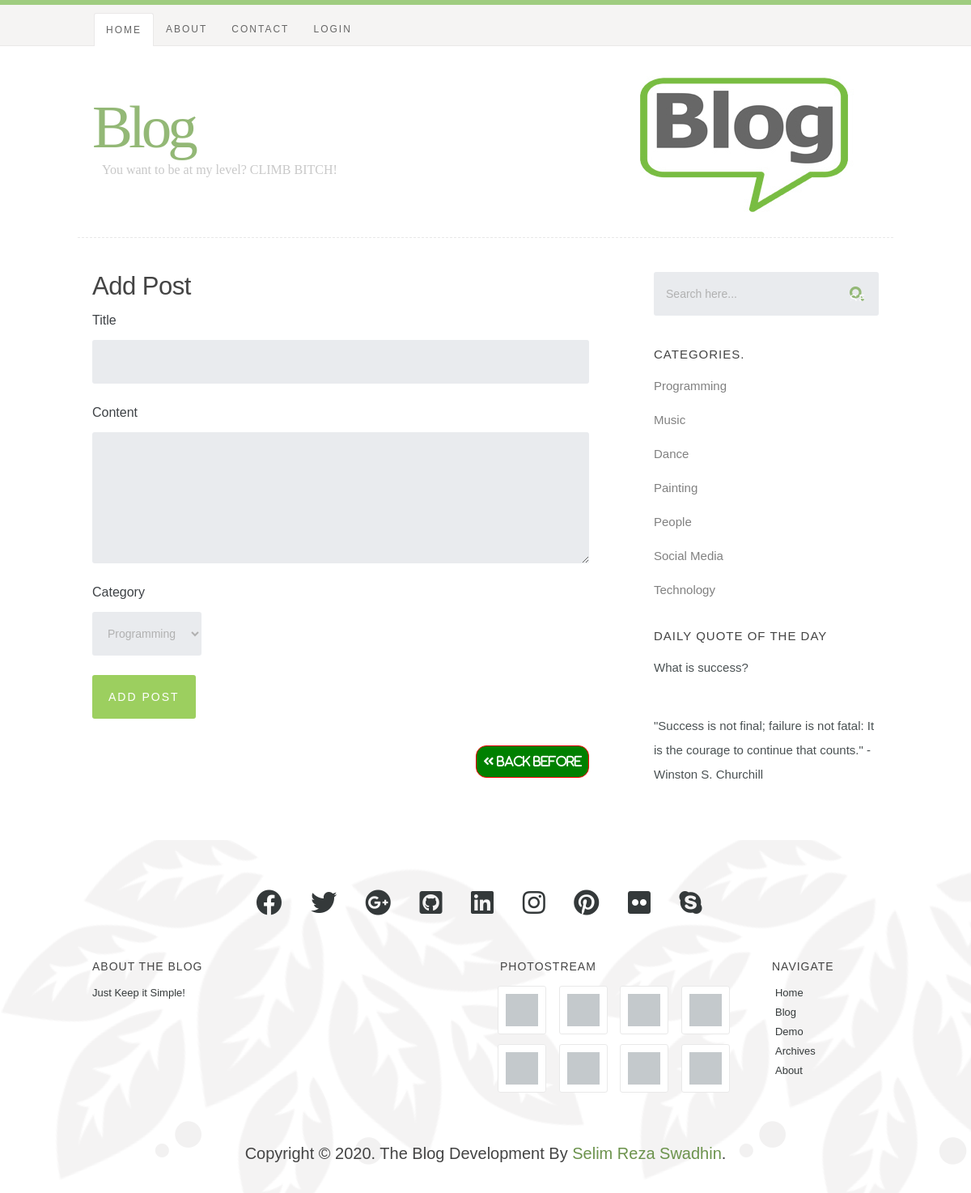
/add_post.php, run on the app's committed database.
### tables this page shows
CREATE TABLE `categories` (
  `id` int(3) NOT NULL,
  `name` text NOT NULL
);

### resources/functions/blog.php (called while the page is built, shortened)
<?php
function get_categories($id = null){
   $categories = array();
    $conn = mysqli_connect(DB_HOST,DB_USER,DB_PASS,DB_NAME);
   $query = mysqli_query($conn, "SELECT `id`,`name` FROM `categories` LIMIT 7");
   while($row = mysqli_fetch_assoc($query)){
    $categories[] = $row;
   }
   return $categories;
}

### add_post.php (the view, shortened to what this page needs)
<?php require_once 'header.php'; ?>
    <div id="content-wrap">
        <div class="row">
            <div id="main" class="eight columns">
                <article class="entry">
                    <header class="entry-header">
                        <h2 class="entry-title">
                            <h2>Add Post</h2>
                        </h2>
                        <div class="entry-meta">
                            <form action='' method='post'>
                                <div>
                                    <label for='title'>Title</label>
                                    <input type='text' name='title' size="80"/>
                                </div>
                                <div>
                                    <label for='contents'>Content</label>
                                    <textarea name='contents' cols=80
                                              rows=10></textarea>
                                </div>
                                <div>
                                    <label for='category'>Category</label>
                                    <select name='cat_id'>
                                        <?php
                                        foreach (get_categories() as $category) {
                                            ?>
                                            <option value='<?= $category['id'] ?>'><?= $category['name'] ?></option>
                                            <?php
                                        }
                                        ?>
                                    </select>
                                </div>
                                <p><input type='submit' value='Add Post'/></p>
                            </form>
                        </div>
                    </header>
                    <a class="read" href="admin.php"><i class="fas fa-angle-double-left"> Back Before</i></a>
                </article>
            </div>
            <?php require_once 'sidebar.php'; ?>
        </div>
    </div>
<?php require_once 'footer.php'; ?>

### sidebar.php (shortened to what this page needs)
<div id="sidebar" class="four columns">
    <div class="widget widget_search">
        <form action="search.php" method="get">
            <input type="text" name="search" value="Search here..."
                   onblur="if(this.value == '') { this.value = 'Search here...'; }"
                   onfocus="if (this.value == 'Search here...') { this.value = ''; }" class="text-search">
            <input type="submit" value="Search" class="submit-search">
        </form>
    </div>
    <div class="widget widget_categories group">
        <h3>Categories.</h3>
        <?php
        foreach (get_categories() as $category){
        ?>
        <p><a href="manage_category.php?id=<?= $category['id']; ?>"><?= $category['name']; ?></a>
            <?php
            }
            ?>
    </div>
    <div class="widget widget_text group">
        <h3>Daily Quote of the Day</h3>
        <p>What is success?</p><br/>
        <p>"Success is not final; failure is not fatal: It is the courage to continue that counts." -
            Winston S. Churchill</p>
    </div>
</div>

### css/default.css (style rules this page uses)
html, body, div, span, object, iframe, h1, h2, h3, h4, h5, h6, p, blockquote, pre, abbr, address, cite, code, del, dfn, em, img, ins, kbd, q, samp, small, strong, sub, sup, var, b, i, dl, dt, dd, ol, ul, li, fieldset, form, label, legend, table, caption, tbody, tfoot, thead, tr, th, td, article, aside, canvas, details, figcaption, figure, footer, header, hgroup, menu, nav, section, summary, time, mark, audio, video { margin: 0; padding: 0; border: 0; outline: 0; font-size: 100%; vertical-align: baseline; background: transparent; }
article,aside,details,figcaption,figure, footer,header,hgroup,menu,nav,section { display: block; }
*, *:before, *:after { -moz-box-sizing: border-box; -webkit-box-sizing: border-box; box-sizing: border-box; }
html { font-size: 62.5%; }
body { background: #fff; font-family: 'merriweather-regular', sans-serif; font-weight: normal; font-size: 15px; line-height: 30px; color: #4A5153; -webkit-font-smoothing: antialiased; -webkit-text-size-adjust: 100%; }
h1, h2, h3, h4, h5, h6 { color: #444; font-family: 'opensans-semibold', sans-serif; font-weight: normal; text-rendering: optimizeLegibility; }
h2 { font-size: 28px; line-height: 36px; margin-bottom: 6px; }
h3 { font-size: 22px; line-height: 30px; margin-bottom: 12px; }
p { margin: 0 0 30px 0; }
a, a:visited { text-decoration: none; outline: 0; color:grey; -webkit-transition: color .3s ease-in-out; -moz-transition: color .3s ease-in-out; -o-transition: color .3s ease-in-out; transition: color .3s ease-in-out; }
p a, p a:visited { line-height: inherit; }
.button, .button:visited, button, input[type="submit"], input[type="reset"], input[type="button"] { font: 14px/30px 'opensans-bold', sans-serif; background: #9CCF5F; color: #fff; display: inline-block; text-decoration: none; padding: 12px 20px; margin-bottom: 18px; border: none; cursor: pointer; height: auto; text-transform: uppercase; letter-spacing: 2px; text-align: center; -webkit-transition: all .2s ease-in-out; -moz-transition: all .2s ease-in-out; -o-transition: all .2s ease-in-out; -ms-transition: all .2s ease-in-out; transition: all .2s ease-in-out; border-radius: 3px; }
form { margin-bottom: 24px; }
input, button { -webkit-font-smoothing: antialiased; }
input[type="text"], input[type="password"], input[type="email"], textarea, select { display: block; padding: 12px 15px; margin: 0 0 24px 0; border: 0; outline: none; vertical-align: middle; max-width: 100%; background: #E9EBEE; color: #B1B1B1; font-family: 'opensans-regular', sans-serif; font-size: 14px; line-height: 30px; height: 54px; border-radius: 3px; }
textarea { min-height: 162px; }
label, legend { font: 16px/24px 'opensans-bold', sans-serif; margin: 12px 0; color: #3d4145; display: block; }
.row { width: 94%; max-width: 1008px; margin: 0 auto; }
.row:before, .row:after { content: " "; display: table; }
.row:after { clear: both; }
.column, .columns { position: relative; padding: 0 18px; min-height: 1px; float: left; }
[class*="column"] + [class*="column"]:last-child { float: right; }
.four, .row .four { width: 33.33333%; }
.eight, .row .eight { width: 66.66667%; }
.group:before, .group:after { content: " "; display: table; }
.group:after { clear: both; }

### css/layout.css (style rules this page uses)
body { background: #F6F5F5; border-top: 6px solid #9FCC7F; }
.page h2, .entry h2, .entry h2 a { font: 31px/36px 'opensans-semibold', sans-serif; color: #444; margin-bottom: 0; letter-spacing: -.5px; }
header { width: 100%; height: 288px; background: #fff; }
#content-wrap { background: #fff; padding: 42px 0 36px 0; }
#content-wrap #main { padding-right: 40px; }
#sidebar { padding-top: 0px; padding-left: 40px; }
#sidebar h3 { font: 15px/24px 'opensans-bold', sans-serif; text-transform: uppercase; letter-spacing: 1px; }
#sidebar .widget { margin-bottom: 18px; }
#sidebar p { margin-bottom: 12px; }
#sidebar .widget_search { padding-top: 0; margin-bottom: 36px; }
#sidebar .widget_search form { position: relative; margin: 0; }
#sidebar .widget_search .text-search { padding-right: 40px; border:none; width: 100%; min-width: 150px; border-radius: 3px; }
#sidebar .widget_search .submit-search { background:url(img/search-icon.png) no-repeat; box-shadow: none; border:none; cursor:pointer; width: 18px; height: 18px; min-height: 18px; margin: -9px 0 0 0; padding: 0; position: absolute; top: 50%; right: 18px; }
.entry { padding-bottom: 12px; margin-bottom: 24px; }
.entry header { height: auto; }

### header.php (style rules this page uses)
body { background: url(css/img/header-content-bg_@2x1.png) repeat fixed 0 0 #fff; }

### data on the page
categories: name "Programming"
categories: name "Music"
categories: name "Dance"
categories: name "Painting"
categories: name "People"
categories: name "Social Media"
categories: name "Technology"

### other printed values
form field cat_id "Programming"
